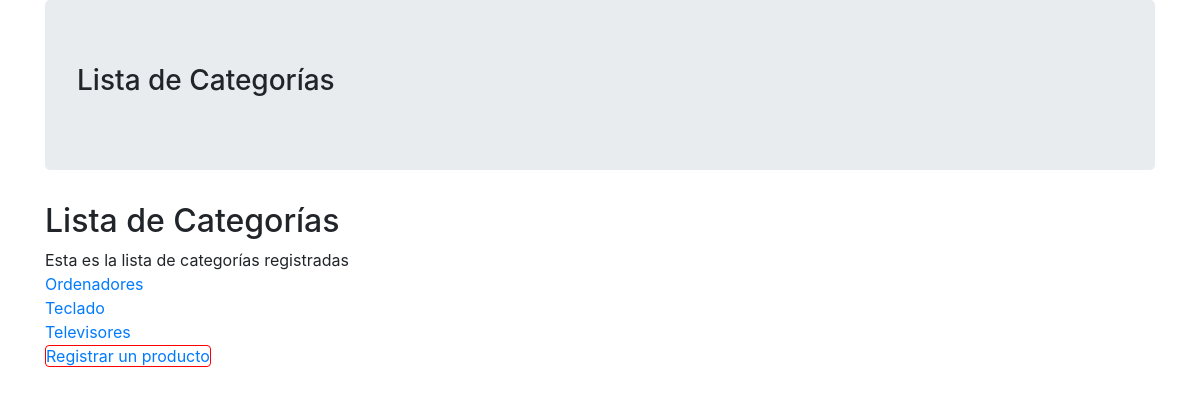
The page / on the database its author committed.
### mi_aplicacion/models.py (models this page shows, shortened)
class Categoria(models.Model):
    nombre = models.CharField(max_length=100)
    descripcion = models.CharField(max_length=200)

### mi_aplicacion/views.py (the view)
# urls.py: path('', views.categoria_lista, name='categoria_lista'),
def categoria_lista(request):
    categorias = models.Categoria.objects.all()  # Obtén todas las categorías
    contexto = {'categorias': categorias}
    return render(request, 'lista_categoria.html', contexto)

### mi_aplicacion/templates/lista_categoria.html
{% extends 'index.html' %}
{% block title %}
Lista de Categorías
{% endblock %}
{% block content %}
<h2>Lista de Categorías</h2>
<div>Esta es la lista de categorías registradas</div>
{% for categoria in categorias %}
<div>
   <a href="{% url 'categoria_detalle' categoria.pk %}">
      {{ categoria.nombre }}
   </a>
</div>
{% endfor %}
<div>
   <a style="border:1px solid red; margin-top:10px; border-radius: 4px;" href="{% url 'producto_registro' %}">Registrar
      un producto</a>
</div>
{% endblock %}

### rows shown on the page
Categoria: nombre "Ordenadores"
Categoria: nombre "Teclado"
Categoria: nombre "Televisores"
